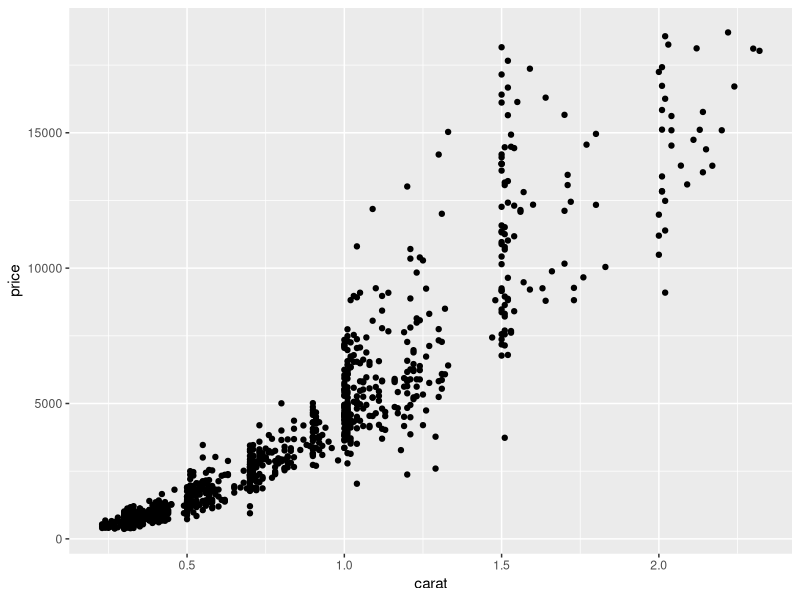
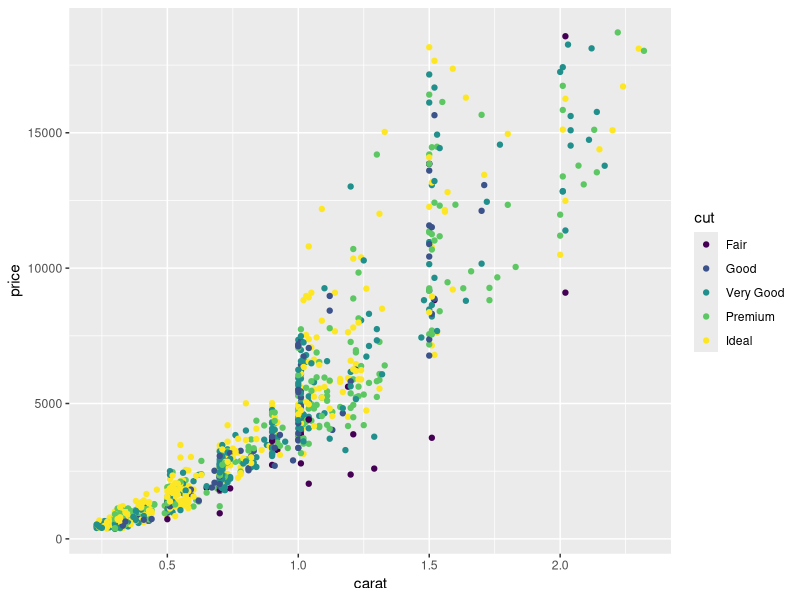
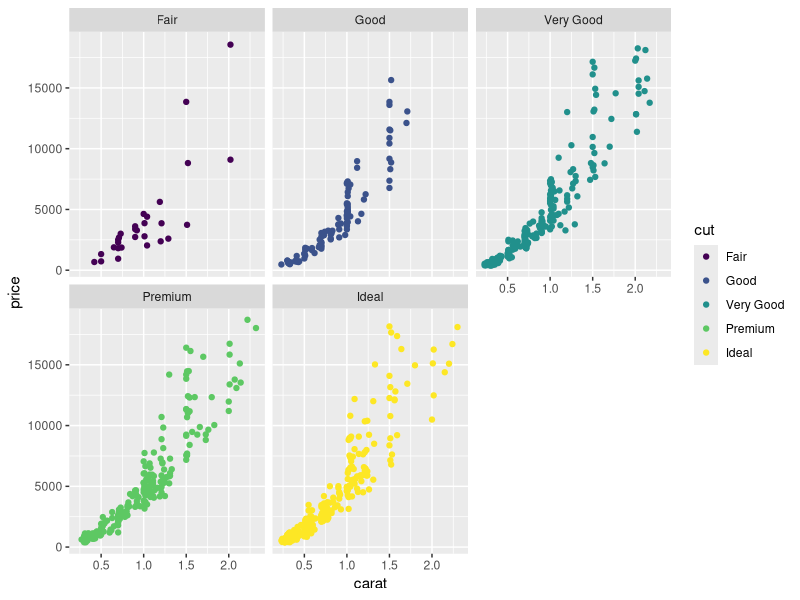
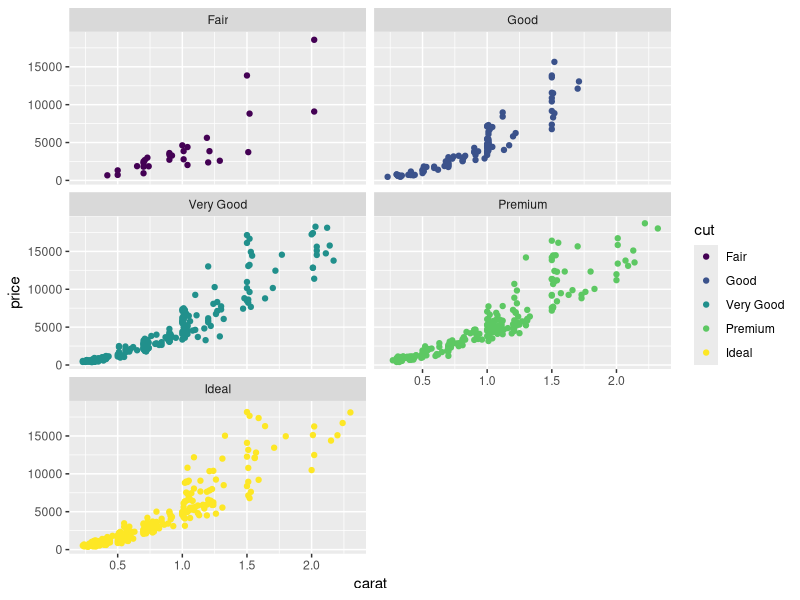
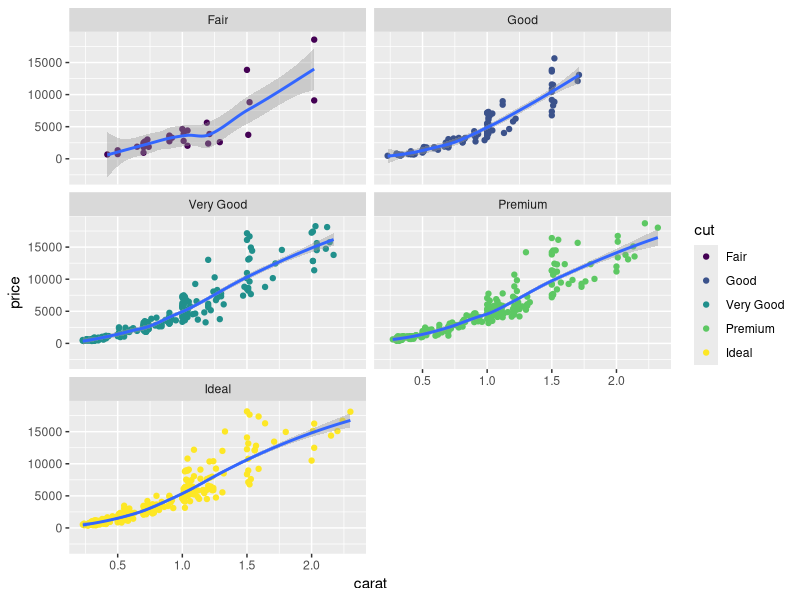
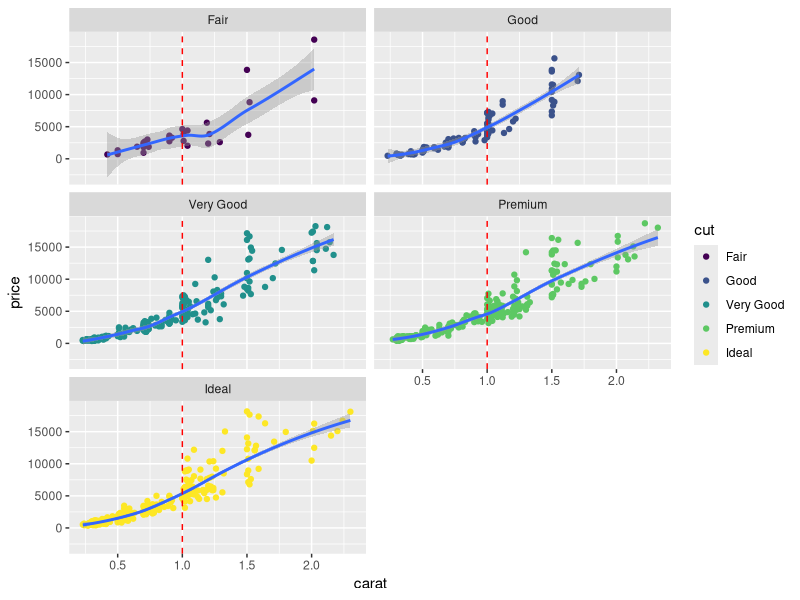
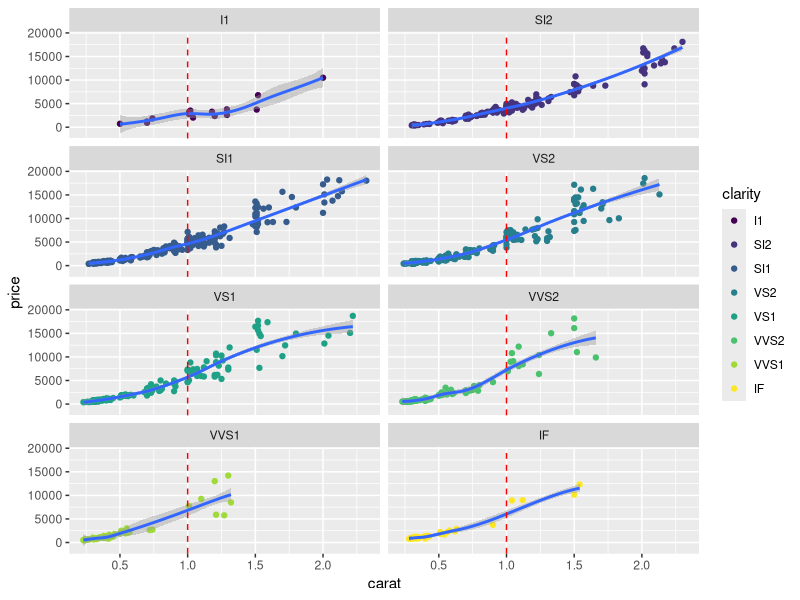
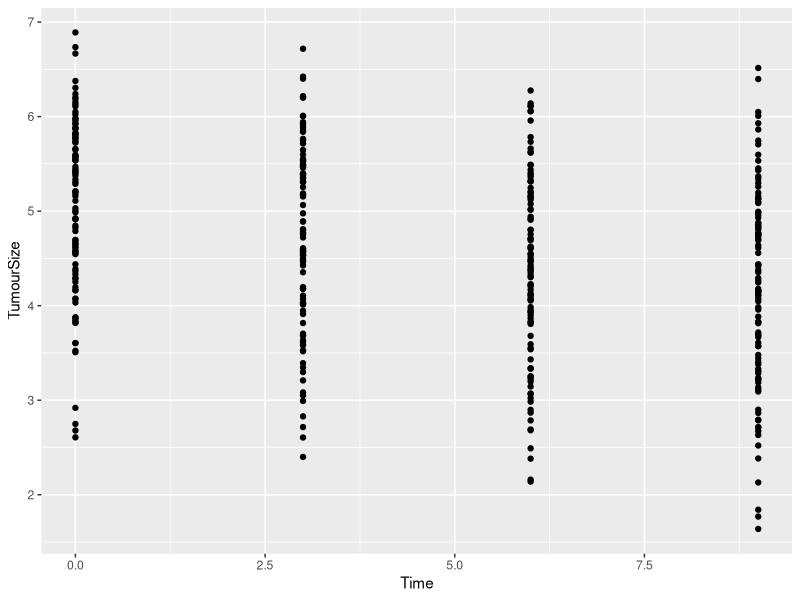

The R source for these figures, in order:


library(ggplot2)
library(dplyr)

diamonds
? diamonds

set.seed(123)
diamonds1k <- diamonds %>% sample_n(1000)

diamonds1k %>% 
  ggplot(aes(x = carat, y = price)) + 
  geom_point()

diamonds1k %>% 
  ggplot(aes(x = carat, y = price)) + 
  geom_point(aes(col = cut))

diamonds1k %>% 
  ggplot(aes(x = carat, y = price)) + 
  geom_point(aes(col = cut)) + 
  facet_wrap(~ cut)

diamonds1k %>% 
  ggplot(aes(x = carat, y = price)) + 
  geom_point(aes(col = cut)) + 
  facet_wrap(~ cut, ncol = 2)

diamonds1k %>% 
  ggplot(aes(x = carat, y = price)) + 
  geom_point(aes(col = cut)) + 
  geom_smooth() + 
  facet_wrap(~ cut, ncol = 2)

diamonds1k %>% 
  ggplot(aes(x = carat, y = price)) + 
  geom_point(aes(col = cut)) + 
  geom_smooth() + 
  facet_wrap(~ cut, ncol = 2) + 
  geom_vline(xintercept = 1, col = 'red', linetype = 'dashed')

diamonds1k %>% 
  ggplot(aes(x = carat, y = price)) + 
  geom_point(aes(col = clarity)) + 
  geom_smooth() + 
  facet_wrap(~ clarity, ncol = 2) + 
  geom_vline(xintercept = 1, col = 'red', linetype = 'dashed')




# Tumour size
n_pat <- 50
times <- c(0, 3, 6, 9)
n_time <- length(times)

mu1 <- c(5, 4.5, 4, 3.8)
mu2 <- c(5, 4.9, 4.8, 4.8)
Sigma1 <- matrix(c(1, 0.9, 0.8, 0.7,
                   0.9, 1, 0.9, 0.8,
                   0.8, 0.9, 1, 0.9,
                   0.7, 0.8, 0.9, 1), ncol = length(mu1), byrow = TRUE)
set.seed(123)
X1 <- MASS::mvrnorm(n = n_pat, mu = mu1, Sigma = Sigma1)
X2 <- MASS::mvrnorm(n = n_pat, mu = mu2, Sigma = Sigma1)
df1 <- data.frame(
  TNO = rep(1:n_pat, n_time),
  TumourSize = as.numeric(X1),
  Time = rep(times, each = n_pat),
  Arm = 1
)
df2 <- data.frame(
  TNO = rep(n_pat + 1:n_pat, n_time),
  TumourSize = as.numeric(X2),
  Time = rep(times, each = n_pat),
  Arm = 2
)
tumours <- bind_rows(df1, df2)

tumours %>% head

# Plots of tumour size
tumours %>% 
  ggplot(aes(x = Time, y = TumourSize)) + 
  geom_point()

tumours %>% 
  ggplot(aes(x = Time, y = TumourSize)) + 
  geom_point() + 
  geom_line()
# Wrong

tumours %>% 
  ggplot(aes(x = Time, y = TumourSize)) + 
  geom_point() + 
  geom_line(aes(group = TNO))
# Right


tumours %>% 
  left_join(
    tumours %>% 
      filter(Time == 0) %>% 
      select(TNO, Baseline = TumourSize), by = 'TNO'
  ) %>% 
  mutate(ChangeFromBL = TumourSize / Baseline) %>% 
  ggplot(aes(x = Time, y = ChangeFromBL, group = TNO)) + 
  geom_point() + 
  geom_line() + 
  geom_hline(yintercept = 0.7, col = 'red', linetype = 'dashed')

tumours %>% 
  left_join(
    tumours %>% 
      filter(Time == 0) %>% 
      select(TNO, Baseline = TumourSize), by = 'TNO'
  ) %>% 
  mutate(ChangeFromBaseline = TumourSize / Baseline) %>% 
  ggplot(aes(x = Time, y = ChangeFromBaseline, group = TNO)) + 
  geom_point() + 
  geom_line() + 
  geom_hline(yintercept = 0.7, col = 'red', linetype = 'dashed') + 
  facet_wrap(~ Arm)

tumours %>% 
  left_join(
    tumours %>% 
      filter(Time == 0) %>% 
      select(TNO, Baseline = TumourSize), by = 'TNO'
  ) %>% 
  mutate(ChangeFromBaseline = TumourSize / Baseline) %>% 
  ggplot(aes(x = Time, y = ChangeFromBaseline)) + 
  geom_point() + 
  geom_line(aes(group = TNO)) + 
  geom_hline(yintercept = 0.7, col = 'red', linetype = 'dashed') + 
  geom_smooth() + 
  facet_wrap(~ Arm)

